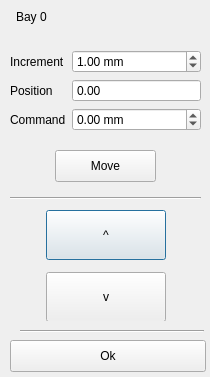
<?xml version="1.0" encoding="UTF-8"?>
<ui version="4.0">
 <class>BayDialog</class>
 <widget class="QDialog" name="BayDialog">
  <property name="geometry">
   <rect>
    <x>0</x>
    <y>0</y>
    <width>210</width>
    <height>377</height>
   </rect>
  </property>
  <property name="windowTitle">
   <string>Dialog</string>
  </property>
  <widget class="Line" name="line1">
   <property name="geometry">
    <rect>
     <x>10</x>
     <y>190</y>
     <width>191</width>
     <height>16</height>
    </rect>
   </property>
   <property name="orientation">
    <enum>Qt::Horizontal</enum>
   </property>
  </widget>
  <widget class="Line" name="line2">
   <property name="geometry">
    <rect>
     <x>20</x>
     <y>330</y>
     <width>184</width>
     <height>3</height>
    </rect>
   </property>
   <property name="orientation">
    <enum>Qt::Horizontal</enum>
   </property>
  </widget>
  <widget class="QLabel" name="bayLabel">
   <property name="geometry">
    <rect>
     <x>16</x>
     <y>9</y>
     <width>184</width>
     <height>16</height>
    </rect>
   </property>
   <property name="text">
    <string>Bay 0</string>
   </property>
  </widget>
  <widget class="QWidget" name="layoutWidget">
   <property name="geometry">
    <rect>
     <x>20</x>
     <y>210</y>
     <width>171</width>
     <height>111</height>
    </rect>
   </property>
   <layout class="QGridLayout" name="gridLayout">
    <item row="0" column="1">
     <widget class="QPushButton" name="upButton">
      <property name="sizePolicy">
       <sizepolicy hsizetype="Expanding" vsizetype="Expanding">
        <horstretch>0</horstretch>
        <verstretch>0</verstretch>
       </sizepolicy>
      </property>
      <property name="minimumSize">
       <size>
        <width>120</width>
        <height>50</height>
       </size>
      </property>
      <property name="text">
       <string>^</string>
      </property>
      <property name="icon">
       <iconset>
        <normaloff>:/Arrow/Aiga_uparrow.png</normaloff>:/Arrow/Aiga_uparrow.png</iconset>
      </property>
      <property name="shortcut">
       <string>Up</string>
      </property>
      <property name="autoRepeat">
       <bool>true</bool>
      </property>
      <property name="autoExclusive">
       <bool>true</bool>
      </property>
     </widget>
    </item>
    <item row="2" column="1">
     <widget class="QPushButton" name="downButton">
      <property name="sizePolicy">
       <sizepolicy hsizetype="Expanding" vsizetype="Expanding">
        <horstretch>0</horstretch>
        <verstretch>0</verstretch>
       </sizepolicy>
      </property>
      <property name="minimumSize">
       <size>
        <width>120</width>
        <height>50</height>
       </size>
      </property>
      <property name="text">
       <string>v</string>
      </property>
      <property name="icon">
       <iconset>
        <normaloff>:/Arrow/Aiga_downarrow.png</normaloff>:/Arrow/Aiga_downarrow.png</iconset>
      </property>
      <property name="shortcut">
       <string>Down</string>
      </property>
      <property name="autoRepeat">
       <bool>true</bool>
      </property>
      <property name="autoExclusive">
       <bool>true</bool>
      </property>
     </widget>
    </item>
    <item row="0" column="2" rowspan="3">
     <spacer name="horizontalSpacer2">
      <property name="orientation">
       <enum>Qt::Horizontal</enum>
      </property>
      <property name="sizeHint" stdset="0">
       <size>
        <width>20</width>
        <height>86</height>
       </size>
      </property>
     </spacer>
    </item>
    <item row="0" column="0" rowspan="3">
     <spacer name="horizontalSpacer1">
      <property name="orientation">
       <enum>Qt::Horizontal</enum>
      </property>
      <property name="sizeHint" stdset="0">
       <size>
        <width>20</width>
        <height>20</height>
       </size>
      </property>
     </spacer>
    </item>
   </layout>
  </widget>
  <widget class="QWidget" name="layoutWidget_2">
   <property name="geometry">
    <rect>
     <x>10</x>
     <y>50</y>
     <width>191</width>
     <height>131</height>
    </rect>
   </property>
   <layout class="QFormLayout" name="formLayout">
    <property name="fieldGrowthPolicy">
     <enum>QFormLayout::AllNonFixedFieldsGrow</enum>
    </property>
    <item row="0" column="0">
     <widget class="QLabel" name="incrementLabel">
      <property name="text">
       <string>Increment</string>
      </property>
     </widget>
    </item>
    <item row="0" column="1">
     <widget class="QDoubleSpinBox" name="incrementSpin">
      <property name="sizePolicy">
       <sizepolicy hsizetype="Minimum" vsizetype="Preferred">
        <horstretch>0</horstretch>
        <verstretch>0</verstretch>
       </sizepolicy>
      </property>
      <property name="suffix">
       <string notr="true"> mm</string>
      </property>
      <property name="minimum">
       <double>0.010000000000000</double>
      </property>
      <property name="maximum">
       <double>400.000000000000000</double>
      </property>
      <property name="value">
       <double>1.000000000000000</double>
      </property>
     </widget>
    </item>
    <item row="1" column="0">
     <widget class="QLabel" name="positionLabel">
      <property name="text">
       <string>Position</string>
      </property>
     </widget>
    </item>
    <item row="1" column="1">
     <widget class="QDoubleSpinBox" name="positionSpin">
      <property name="sizePolicy">
       <sizepolicy hsizetype="Minimum" vsizetype="Preferred">
        <horstretch>0</horstretch>
        <verstretch>0</verstretch>
       </sizepolicy>
      </property>
      <property name="readOnly">
       <bool>true</bool>
      </property>
      <property name="buttonSymbols">
       <enum>QAbstractSpinBox::NoButtons</enum>
      </property>
      <property name="minimum">
       <double>-400.000000000000000</double>
      </property>
      <property name="maximum">
       <double>400.000000000000000</double>
      </property>
     </widget>
    </item>
    <item row="2" column="0">
     <widget class="QLabel" name="commandLabel">
      <property name="text">
       <string>Command</string>
      </property>
     </widget>
    </item>
    <item row="2" column="1">
     <widget class="QDoubleSpinBox" name="commandSpin">
      <property name="sizePolicy">
       <sizepolicy hsizetype="Minimum" vsizetype="Preferred">
        <horstretch>0</horstretch>
        <verstretch>0</verstretch>
       </sizepolicy>
      </property>
      <property name="suffix">
       <string notr="true"> mm</string>
      </property>
      <property name="minimum">
       <double>-400.000000000000000</double>
      </property>
      <property name="maximum">
       <double>400.000000000000000</double>
      </property>
     </widget>
    </item>
   </layout>
  </widget>
  <widget class="QPushButton" name="acceptButton">
   <property name="geometry">
    <rect>
     <x>10</x>
     <y>340</y>
     <width>196</width>
     <height>32</height>
    </rect>
   </property>
   <property name="text">
    <string>Ok</string>
   </property>
  </widget>
  <widget class="QPushButton" name="moveButton">
   <property name="geometry">
    <rect>
     <x>55</x>
     <y>150</y>
     <width>101</width>
     <height>32</height>
    </rect>
   </property>
   <property name="text">
    <string>Move</string>
   </property>
  </widget>
 </widget>
 <resources/>
 <connections/>
</ui>
